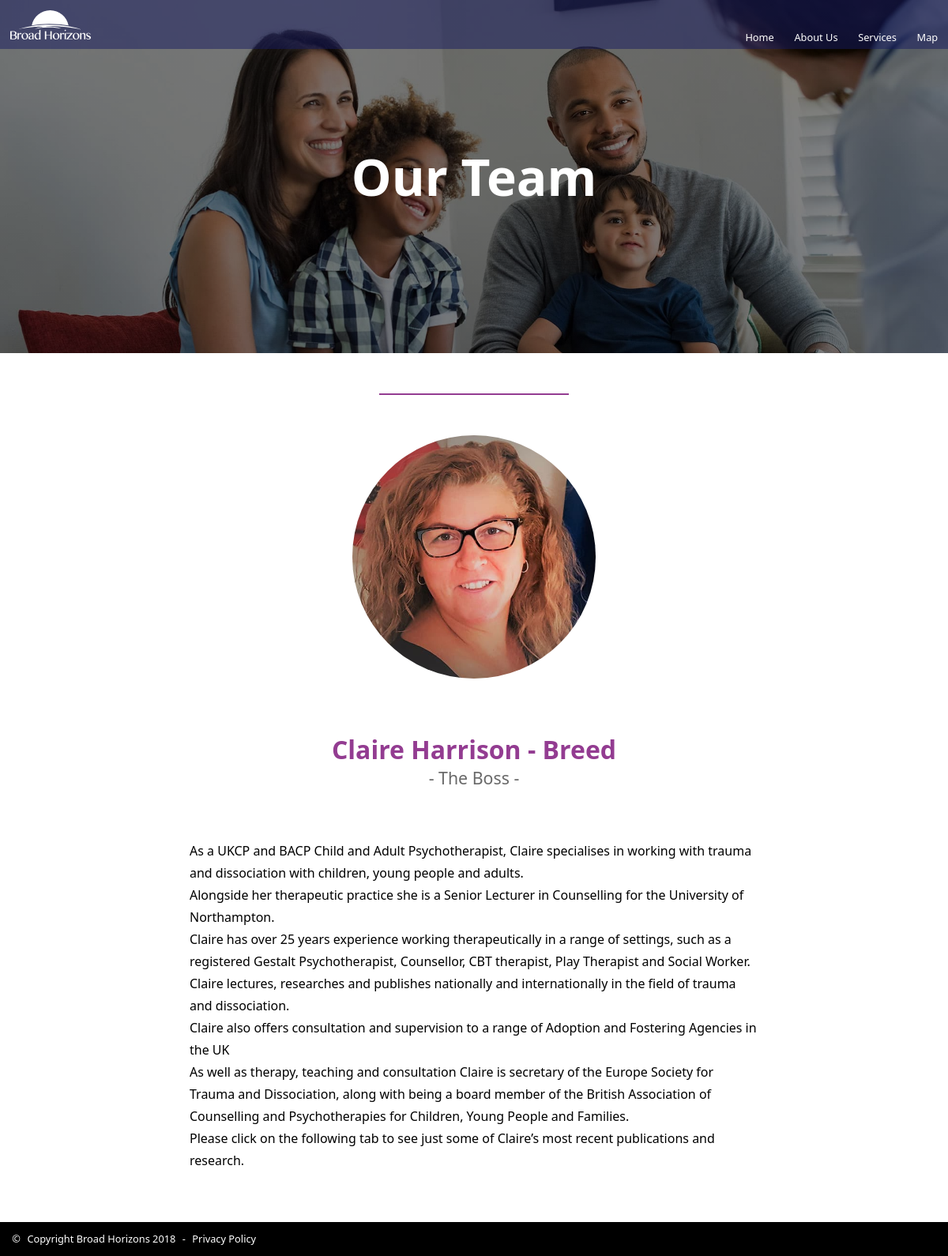
The app's page /team.php?id=claire with its own data.
### tables this page shows
CREATE TABLE "team" (
	`name`	TEXT,
	`title`	TEXT,
	`pict`	TEXT,
	`blurb`	TEXT,
	`id`	TEXT
);

### team.php (the view, shortened to what this page needs)
<?php include("header.php"); ?>
<main>
    <div class="banner" id="banner-team">
        <h1>our team</h1>
    </div>
    <?php
    $dir = 'sqlite:team.db';
    $dbh  = new PDO($dir) or die("UNABLE TO OPEN THE DATABASE");
    $query = 'SELECT * from team where id = "' . $_GET['id'] . '"';
    foreach ($dbh -> query($query) as $row) {
        echo '<div id="team-page">';
        echo '<img src="' . $row[2] . '" alt="">';
        echo '<h3>' . $row[0] . '</h3>';
        echo '<h5>' . $row[1] . '</h5>';
        echo $row[3];
        echo '</div>';
    }
    ?>
</main>
<?php include("footer.php"); ?>

### styles.css (style rules this page uses)
:root { --blu: rgb(23, 27, 96); --blu_trasp: rgba(23, 27, 96, 0.5); --viola: #933C91; --nero: #000; --bianco: #fff; --boxes0: rgb(162, 164, 190); --boxes1: rgb(207, 180, 209); font-family: 'Segoe UI', Tahoma, Geneva, Verdana, sans-serif; font-size: 0.8rem; }
* { box-sizing: border-box; }
body { margin: 0; }
h1, h2, h3, h4, h5, h6 { text-transform: capitalize; color: var(--viola); }
h1 { text-transform: capitalize; font-size: 3rem; font-weight: bold; color: var(--bianco); }
h3 { text-transform: capitalize; font-size: 1.8rem; font-weight: bold; }
h5 { text-transform: capitalize; font-size: 1rem; font-weight: bold; }
p { font-size: 1rem; line-height: 1.5rem; font-weight: lighter; }
@media only screen and (min-width: 768px) { h1 { text-transform: capitalize; font-size: 48pt; font-weight: bold; } }
@media only screen and (min-width: 768px) { h3 { text-transform: capitalize; font-size: 24pt; font-weight: bold; } }
@media only screen and (min-width: 768px) { h5 { text-transform: capitalize; font-size: 16pt; font-weight: bold; } }
@media only screen and (min-width: 768px) { p { font-size: 12pt; line-height: 21pt; font-weight: lighter; } }
.banner { background: linear-gradient(rgba(0,0,0,0.5),rgba(0,0,0,0.5)), url("./images/banner-home.jpg"); width: 100%; background-repeat: no-repeat; background-size: cover; color: var(--bianco); text-align: center; }
.banner > h1 { width: 100%; margin: 0; padding: 25% 0 10% 0; }
@media only screen and (min-width: 768px) { .banner > h1 { width: 100%; margin: 0; padding: 15%; } }
#team-page > img { width: 50%; margin: 0 25%; border-radius: 50%; }
#team-page:before { content:""; display: block; width: 20%; margin: 4em 40%; border-bottom: 2px solid var(--viola); }
#team-page > h3 { text-align: center; margin-top: 2em; margin-bottom: 0; }
#team-page > h5 { text-align: center; color: dimgray; font-weight: normal; margin-top: 0; }
#team-page > p { width: 80%; margin: 4em 10%; }
@media only screen and (min-width: 768px) { #team-page > img { width: 24em; margin: 0 calc(50% - 12em); border-radius: 50%; } }
@media only screen and (min-width: 768px) { #team-page > p { width: 60%; margin: 4em 20%; } }

### records on screen
team: pict (picture), name "Claire Harrison - Breed", title "- The Boss -", blurb "As a UKCP and BACP Child and Adult Psychotherapist, Claire specialises in working with trauma and dissociation with children, young people and adults. Alongside her therapeutic practice she is a Senior Lecturer in Counselling for the University of Northampton. Claire has over 25 years experience working therapeutically in a range of settings, such as a registered Gestalt Psychotherapist, Counsellor, CBT therapist, Play Therapist and Social Worker. Claire lectures, researches and publishes nationally and internationally in the field of trauma and dissociation. Claire also offers consultation and supervision to a range of Adoption and Fostering Agencies in the UK As well as therapy, teaching…"
